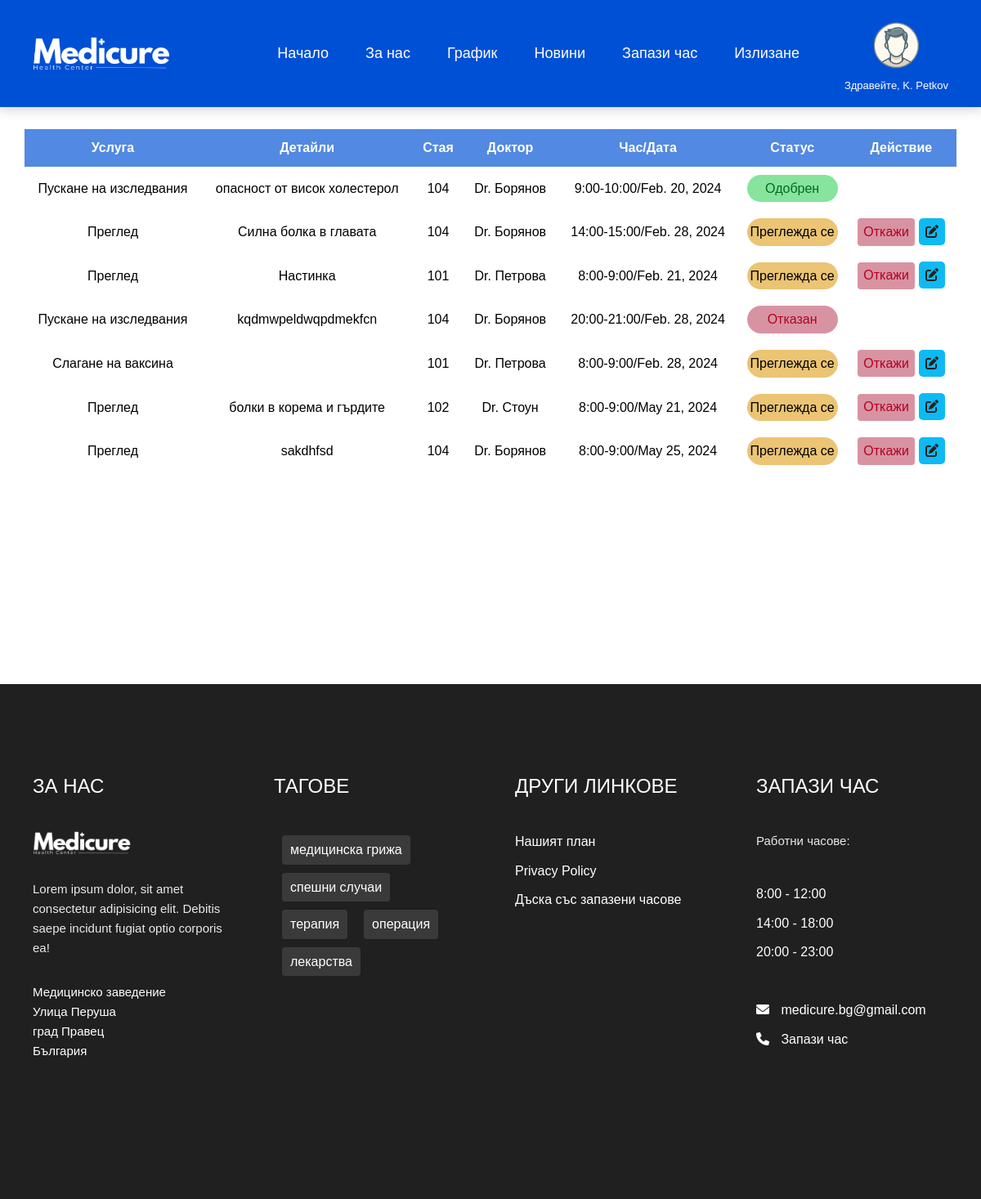
The app's page /appointments (signed in), older data.
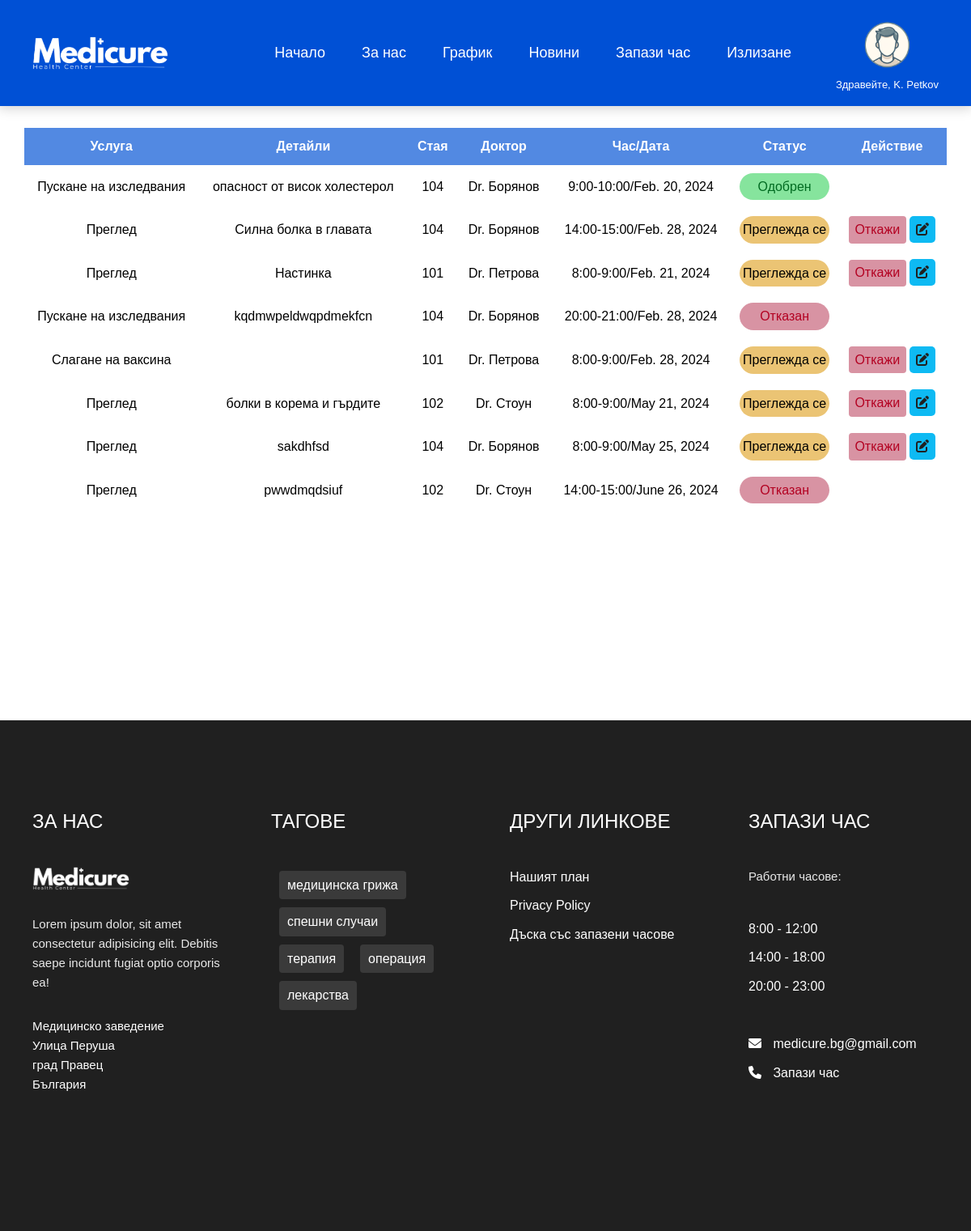
The same page, newer data.
### projectapp/models.py (models this page shows, shortened)
class Appointment(models.Model):
    patient = models.ForeignKey(CustomUser, on_delete=models.CASCADE, related_name='patient_appointments', blank=True, null=True)
    doctor = models.ForeignKey(CustomUser, on_delete=models.CASCADE, related_name='doctor_appointments', blank=True, null=True)
    service = models.CharField(max_length=255, blank=True, null=True)
    details = models.CharField(max_length=255, blank=True, null=True)
    appointment_date = models.DateField()
    appointment_time = models.CharField(max_length=12)
    STATUS_CHOICES = [
        ('Одобрен' , 'Одобрен'),
        ('Преглежда се', 'Преглежда се'),
        ('Отказан', 'Отказан'),
        ('Пропуснат', 'Пропуснат'),
        ('Изпълнен', 'Изпълнен')
    ]
    status = models.CharField(max_length=20, choices=STATUS_CHOICES, null=True, blank=True, default='Преглежда се')

class CustomUser(models.Model):
    user = models.OneToOneField(User, on_delete=models.CASCADE, blank=True, null=True)
    phone = models.CharField(max_length=13)
    date_of_birth = models.DateField(null=True, blank=True)
    specialty = models.CharField(max_length=100, null=True, blank=True)
    ROLE_CHOICES = [
        ('admin', 'Administrator'),
        ('doctor', 'Doctor'),
        ('patient', 'Patient')
    ]
    role = models.CharField(max_length=7, choices=ROLE_CHOICES)
    GENDER_CHOICES = [
        ('male' , 'Male'),
        ('female', 'Female'),
        ('other' , 'Other')
    ]
    gender = models.CharField(max_length=6, choices=GENDER_CHOICES, default='not set', blank=True, null=True)
    room_num = models.IntegerField(null=True, blank=True)
    profile_image = models.ImageField(upload_to='images/' ,blank=True, null=True)

### projectapp/views.py (the view, shortened to what this page needs)
# urls.py: path('appointments', views.appointments, name='appointments'),
def appointments(request):
    if request.user.is_authenticated:
        user_email = request.user.email
        patient_appointments = Appointment.objects.filter(patient__user__email=user_email)
        doctor_appointments = Appointment.objects.filter(doctor__user__email=user_email)
        appointments = Appointment.objects.all()
        context = {
                   'appointments' : appointments,
                   'patient_appointments': patient_appointments,
                   'doctor_appointments' : doctor_appointments
                   }
        return render(request, 'appointments.html', context)
    else:
        html_content = """
            <br><br><br><br><br>
            <p><strong> Влезте или се регистирайте за да видите графика си.</strong></p>
            <br><br><br><br><br><br><br><br><br><br><br><br><br><br><br><br><br><br><br><br><br><br><br>
        """
    return render(request, 'appointments.html', {'html_content' : html_content})

### projectapp/context_processors.py (called while the page is built)
def custom_user_details(request):
    if request.user.is_authenticated:
        user_profile = CustomUser.objects.get(user=request.user)
        return {'user_profile': user_profile}
    return {}

### projectapp/templatetags/my_custom_filters.py (called while the page is built)
@register.filter(name='truncateletters')
def truncateletters(value, arg):
    try:
        length = int(arg)
    except ValueError:  # Invalid literal for int()
        return value  # Fail silently.
    if len(value) > length:
        return value[:length]
    else:
        return value

### template/appointments.html (shortened to what this page needs)
{% load static %}
{% load my_custom_filters %}
<!DOCTYPE html>
<html lang="bg">
<head>
    <link rel="stylesheet" href="{% static 'css/appointments.css' %}">
    <link rel="stylesheet" href="https://cdnjs.cloudflare.com/ajax/libs/font-awesome/6.0.0-beta2/css/all.min.css" />
</head>
<body>
    {% include 'nav.html' %}
    {% if user.is_authenticated %}
    <section class="table__body">
        <table>
            {% if user_profile.role == 'patient' %}
            <thead>
                <tr>
                    <th> Услуга </th>
                    <th> Детайли </th>
                    <th> Стая </th>
                    <th> Доктор </th>
                    <th> Час/дата </th>
                    <th> Статус </th>
                    <th> Действие </th>
                </tr>
            </thead>
            <tbody>
                {% for appointment in patient_appointments %}
                <tr>
                    <td> {{appointment.service}} </td>
                    <td> {{appointment.details}} </td>
                    <td> {{appointment.doctor.room_num}} </td>
                    <td> Dr. {{appointment.doctor.user.last_name}} </td>
                    <td> {{appointment.appointment_time}}/{{appointment.appointment_date}} </td>
                    <td>
                        {% if  appointment.status == "Преглежда се" %}
                        <p class="status pending">{{appointment.status}}</p>
                        {% elif  appointment.status == "Одобрен" %}
                        <p class="status approved">{{appointment.status}}</p>
                        {% elif  appointment.status == "Отказан" %}
                        <p class="status cancelled">{{appointment.status}}</p>
                        {% elif  appointment.status == "Пропуснат" %}
                        <p class="status missed">{{appointment.status}}</p>
                        {% elif  appointment.status == "Изпълнен" %}
                        <p class="status done">{{appointment.status}}</p>
                        {% endif %}
                    </td>
                    <td>
                        <form method="post" class="form-appointments">
                            {% if appointment.status == "Преглежда се" %}
                            <button class="cancelled" name="status" value="Отказан"> Откажи</button>
                            <a class="edit" href="{% url 'edit_appointment' appointment.id %}"> <i class="fas fa-edit"></i></a>
                            {% endif %}
                        </form>
                    </td>
                </tr>
                {% endfor %}
            </tbody>
            {% endif %}
        </table>
    </section>
    {% else %}
        {{ html_content|safe }}
    {% endif %}
            {% include 'make_an_appointment.html' %}
        {% include 'footer.html' %}
</body>
</html>

Row changes from the older to the newer data that the page shows:
added Appointment: service "Преглед", details "pwwdmqdsiuf", doctor.room_num "102", doctor.user.last_name "Стоун", appointment_time "14:00-15:00", appointment_date "June 26, 2024", status "Отказан"
